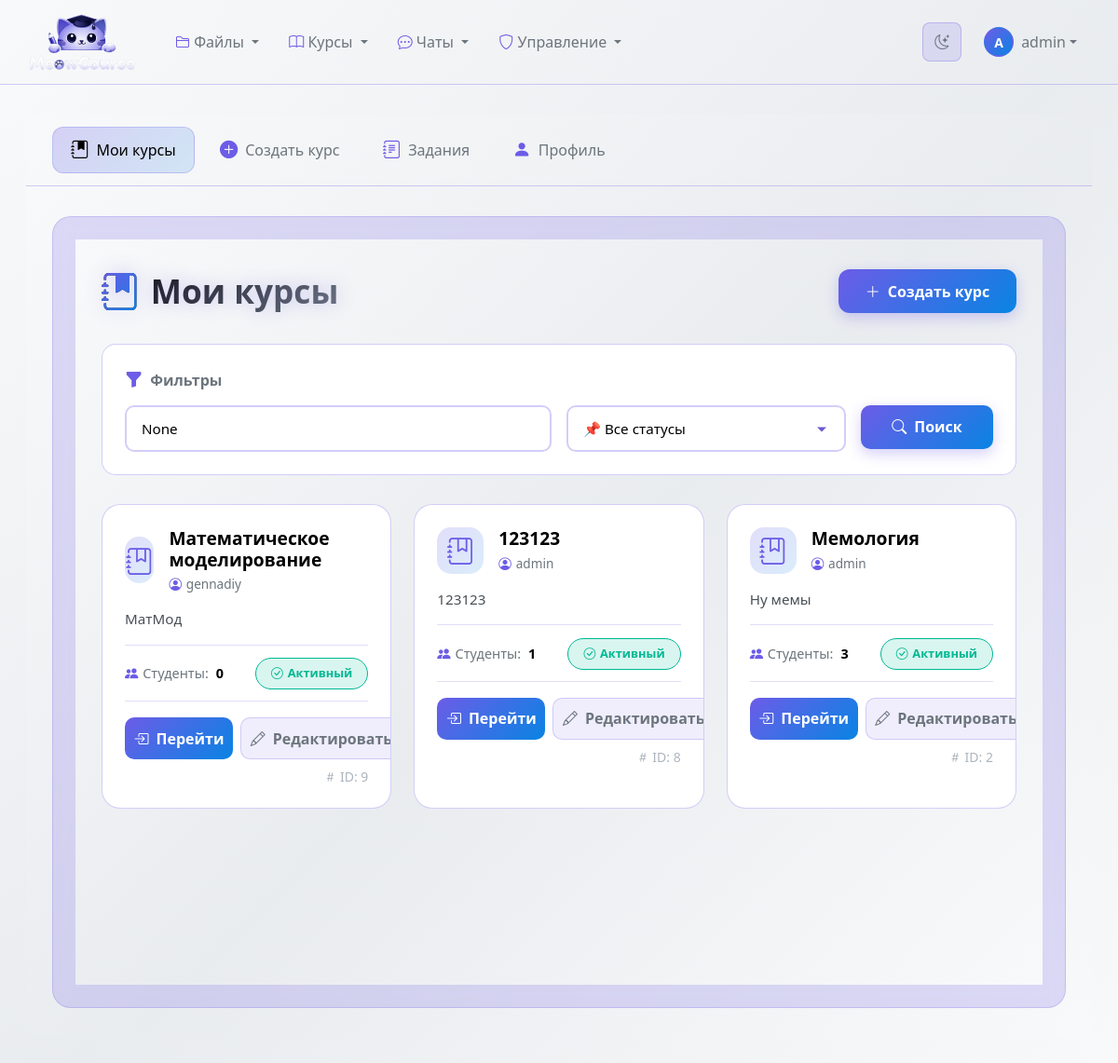
The app's page / (signed in) with its own data.
### classroom_core/models.py (models this page shows, shortened)
class Course(models.Model):
    STATUS_CHOICES = [
       ('draft', 'Черновик'),
       ('active', 'Активный'),
       ('archived', 'Архивирован'),
       ('completed', 'Завершён'),
    ]
    title = models.CharField(max_length=255)
    description = models.TextField()
    short_description = models.CharField(max_length=200, blank=True)
    code = models.CharField(max_length=20, unique=True, blank=True)
    instructor = models.ForeignKey(
        User,
        on_delete=models.CASCADE,
        related_name='courses_created'
    )
    teaching_assistants = models.ManyToManyField(
        User,
        blank=True,
        related_name='courses_assisting'
    )
    students = models.ManyToManyField(
        User,
        blank=True,
        related_name='courses_enrolled'
    )
    student_groups = models.ManyToManyField(
        StudentGroup,
        blank=True,
        related_name='courses_enrolled',
        help_text='Группы студентов, зачисленные на курс'
    )
    status = models.CharField(
        max_length=20,
        choices=STATUS_CHOICES,
        default='draft'
    )
    start_date = models.DateField(null=True, blank=True)
    end_date = models.DateField(null=True, blank=True)
    created_at = models.DateTimeField(auto_now_add=True)
    updated_at = models.DateTimeField(auto_now=True)
    cover_image = models.ImageField(
        upload_to='course_covers/',
        null=True,
        blank=True
    )
    color = models.CharField(max_length=7, default='#3498db')
    is_public = models.BooleanField(default=False)
    allow_self_enrollment = models.BooleanField(default=True)
    max_students = models.IntegerField(null=True, blank=True)
    class_days = models.CharField(max_length=100, blank=True)
    class_time = models.CharField(max_length=100, blank=True)
    class Meta:
        ordering = ['-created_at']
        verbose_name = 'Курс'
        verbose_name_plural = 'Курсы'
    def get_student_count(self):
        return self.students.count()
    def can_edit(self, user):
        return (
            user == self.instructor
            or user in self.teaching_assistants.all()
            or user.is_superuser
            or user.profile.is_staff()
        )

### classroom_core/views.py (the view)
# urls.py: path('', views.course_list, name='course_list'),
@login_required
def course_list(request ):
    user_profile = request.user.profile
    if request.user.is_superuser :
        courses = Course.objects.all()
    else :
        courses = Course.objects.filter(
        Q(instructor = request.user )|
        Q(teaching_assistants = request.user )|
        Q(students = request.user )
        ).distinct()
    status =request.GET.get('status')
    if status :
        courses =courses.filter(status =status )
    query =request.GET.get('query')
    if query :
        courses =courses.filter(
        Q(title__icontains =query )|
        Q(description__icontains =query )|
        Q(code__icontains =query )
        )
    sort_by =request.GET.get('sort','-created_at')
    courses =courses.order_by(sort_by )
    paginator =Paginator(courses ,12 )
    page_number =request.GET.get('page')
    page_obj =paginator.get_page(page_number )
    context ={
    'page_obj':page_obj ,
    'status':status ,
    'query':query ,
    'sort_by':sort_by ,
    }
    return render(request ,'classroom_core/course_list.html',context )

### templates/classroom_core/course_list.html (shortened to what this page needs)
{% extends "classroom_core/base_courses.html" %}
{% load classroom_tags %}
{% block courses_content %}
<div class="theme-courses">
    <div class="container">
        <div class="page-header">
            <h1 class="page-title">
                <i class="bi bi-journal-bookmark-fill"></i>
                Мои курсы
            </h1>
            {% if user.profile.is_teacher or user.profile.is_staff or user.is_superuser %}
            <a href="{% url 'classroom_core:course_create' %}" class="btn-create">
                <i class="bi bi-plus-lg"></i>
                Создать курс
            </a>
            {% endif %}
        </div>
        <div class="filters-section">
            <div class="filter-label">
                <i class="bi bi-funnel-fill"></i>
                Фильтры
            </div>
            <form method="get" class="row g-3">
                <div class="col-md-6">
                    <input type="text"
                           name="query"
                           value="{{ query }}"
                           class="custom-input"
                           placeholder="🔍 Поиск по названию или описанию...">
                </div>
                <div class="col-md-4">
                    <select name="status" class="custom-select">
                        <option value="">📌 Все статусы</option>
                    </select>
                </div>
                <div class="col-md-2">
                    <button type="submit" class="btn-filter">
                        <i class="bi bi-search"></i>
                        Поиск
                    </button>
                </div>
            </form>
        </div>
        <div class="row g-4">
            {% for course in page_obj %}
            <div class="col-md-6 col-lg-4">
                <div class="course-card" data-index="{{ forloop.counter }}">
                    <div class="card-body-custom">
                        <div class="d-flex align-items-center mb-3">
                            <div class="course-icon me-3">
                                <i class="bi bi-journal-bookmark"></i>
                            </div>
                            <div>
                                <h5 class="course-title">{{ course.title }}</h5>
                                <div class="instructor-info">
                                    <i class="bi bi-person-circle"></i>
                                    {{ course.instructor.username }}
                                </div>
                            </div>
                        </div>
                        <p class="course-description">{{ course.short_description|default:course.description|truncatechars:100 }}</p>
                        <div class="stats-row">
                            <div class="stat">
                                <i class="bi bi-people-fill"></i>
                                Студенты: <strong>{{ course.get_student_count }}</strong>
                            </div>
                            <div>
                                <span class="status-badge
                                    {% if course.status == 'draft' %}badge-draft
                                    {% elif course.status == 'active' %}badge-active
                                    {% elif course.status == 'archived' %}badge-archived
                                    {% elif course.status == 'completed' %}badge-completed
                                    {% endif %}">
                                    <i class="bi
                                        {% if course.status == 'draft' %}bi-pencil
                                        {% elif course.status == 'active' %}bi-check-circle
                                        {% elif course.status == 'archived' %}bi-archive
                                        {% elif course.status == 'completed' %}bi-trophy
                                        {% endif %}">
                                    </i>
                                    {{ course.get_status_display }}
                                </span>
                            </div>
                        </div>
                        <div class="button-group">
                            <a href="{% url 'classroom_core:course_detail' course.id %}" class="btn-primary-course">
                                <i class="bi bi-box-arrow-in-right"></i>
                                Перейти
                            </a>
                            {% if course|allows_edit:request.user %}
                            <a href="{% url 'classroom_core:course_edit' course.id %}" class="btn-outline-course">
                                <i class="bi bi-pencil"></i>
                                Редактировать
                            </a>
                            {% endif %}
                        </div>
                        <div class="mt-2 text-end small" style="color: var(--text-disabled);">
                            <i class="bi bi-hash"></i> ID: {{ course.id }}
                        </div>
                    </div>
                </div>
            </div>
            {% endfor %}
        </div>
    </div>
</div>
{% endblock %}

### templates/base.html (shortened to what this page needs)
{% load static %}
<!DOCTYPE html>
<html lang="ru">
<head>
    <link href="https://cdn.jsdelivr.net/npm/bootstrap@5.3.0/dist/css/bootstrap.min.css" rel="stylesheet">
    <link rel="stylesheet" href="https://cdn.jsdelivr.net/npm/bootstrap-icons@1.10.0/font/bootstrap-icons.css">
    <link id="theme-stylesheet" rel="stylesheet" href="{% static 'css/themes/light.css' %}" data-light-href="{% static 'css/themes/light.css' %}" data-dark-href="{% static 'css/themes/dark.css' %}">
</head>
<body>
    <nav class="navbar navbar-expand-lg navbar">
        <div class="container-fluid">
            <a class="navbar-brand d-flex align-items-center" href="{% url 'classroom_core:course_list' %}">
                <img src="{% static 'images/logo.png' %}"
                    alt="MeowCourse"
                    class="me-2"
                    style="width: 120px; height: auto; max-height: 64px; object-fit: contain;">
            </a>
            <div class="collapse navbar-collapse" id="navbarNav">
                <ul class="navbar-nav me-auto">
                    <li class="nav-item dropdown">
                        <a class="nav-link dropdown-toggle" href="#" role="button" data-bs-toggle="dropdown">
                            <i class="bi bi-folder2"></i> Файлы
                        </a>
                    </li>
                    <li class="nav-item dropdown">
                        <a class="nav-link dropdown-toggle" href="#" role="button" data-bs-toggle="dropdown">
                            <i class="bi bi-book"></i> Курсы
                        </a>
                    </li>
                    <li class="nav-item dropdown">
                        <a class="nav-link dropdown-toggle" href="#" role="button" data-bs-toggle="dropdown">
                            <i class="bi bi-chat-dots"></i> Чаты
                        </a>
                    </li>
                    {% if user.is_authenticated %}
                    {% if user.is_superuser or user.is_staff or user.profile.role == 'admin' %}
                    <li class="nav-item dropdown">
                        <a class="nav-link dropdown-toggle" href="#" role="button" data-bs-toggle="dropdown">
                            <i class="bi bi-shield"></i> Управление
                        </a>
                    </li>
                    {% endif %}
                    {% endif %}
                </ul>
                <div class="d-flex align-items-center gap-2">
                    <button id="theme-toggle" class="theme-toggle-btn" type="button" aria-label="Переключить тему">
                        <i class="bi bi-moon-stars"></i>
                    </button>
                    {% if user.is_authenticated %}
                    <div class="dropdown">
                        <a class="nav-link dropdown-toggle d-flex align-items-center" href="#" role="button" data-bs-toggle="dropdown">
                            <div class="user-avatar rounded-circle d-flex align-items-center justify-content-center" style="width: 32px; height: 32px; font-size: 0.875rem;">
                                {{ user.username|slice:":1"|upper }}
                            </div>
                            <span class="ms-2 d-none d-md-inline username-text">{{ user.username }}</span>
                        </a>
                    </div>
                    {% else %}
                    <a class="nav-link" href="{% url 'classroom_core:login' %}">
                        <i class="bi bi-box-arrow-in-right me-1"></i> Войти
                    </a>
                    {% endif %}
                </div>
            </div>
        </div>
    </nav>
    <div class="main-content">
        <div class="container-fluid">
            {% block content %}{% endblock %}
        </div>
    </div>
</body>
</html>

### records on screen
Course: title "Математическое моделирование", instructor.username "gennadiy", short_description "МатМод", get_student_count "0", status "Активный", shows "Редактировать", id "9"
Course: title "123123", instructor.username "admin", short_description "123123", get_student_count "1", status "Активный", shows "Редактировать", id "8"
Course: title "Мемология", instructor.username "admin", short_description "Ну мемы", get_student_count "3", status "Активный", shows "Редактировать", id "2"

### other values on screen
{{ user.username|slice:":1"|upper }} "A"
{{ user.username }} "admin"
